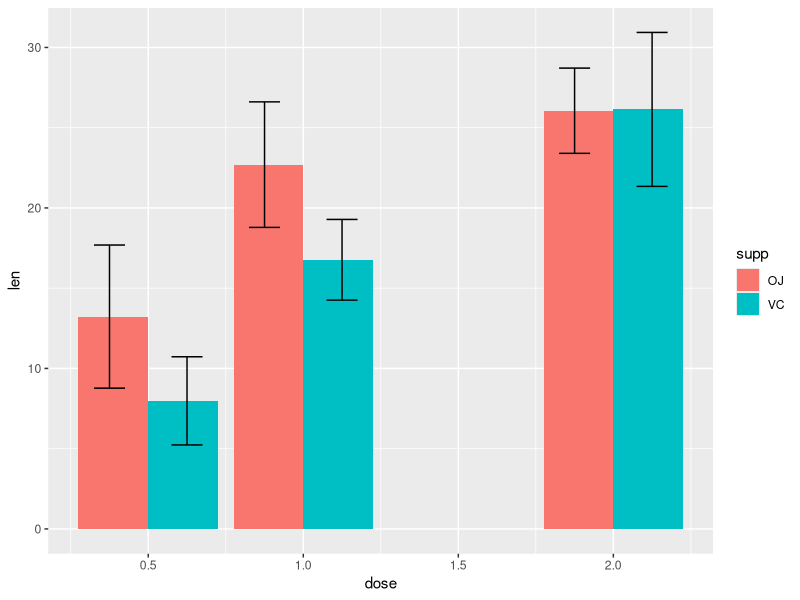

Source code (R):
# Importing the datasetAdd commentMore actions
tooth_data = ToothGrowth

# Creating a function for summarizing the data 
# based on the grouping variables

data_summary = function(data, varname, groupnames){
  require(plyr)
  summary_func = function(x, col){
    c(mean = mean(x[[col]], na.rm = TRUE), sd = sd(x[[col]], na.rm = TRUE))
  }
  data_sum = ddply(data, groupnames, .fun = summary_func, varname)
  data_sum = rename(data_sum, c("mean" = varname))
  return(data_sum)
}

d_summary = data_summary(tooth_data, varname = "len", groupnames = c("supp", "dose"))


#Standard deviation of the mean as error bar with explanation

library(ggplot2)
ggplot(d_summary, aes(x=dose, y=len, fill= supp))+
geom_bar(stat="identity", position=position_dodge())+
geom_errorbar(aes(ymin=len-sd , ymax=len+sd), width=0.2, position=position_dodge(.5))

theme_minimal()